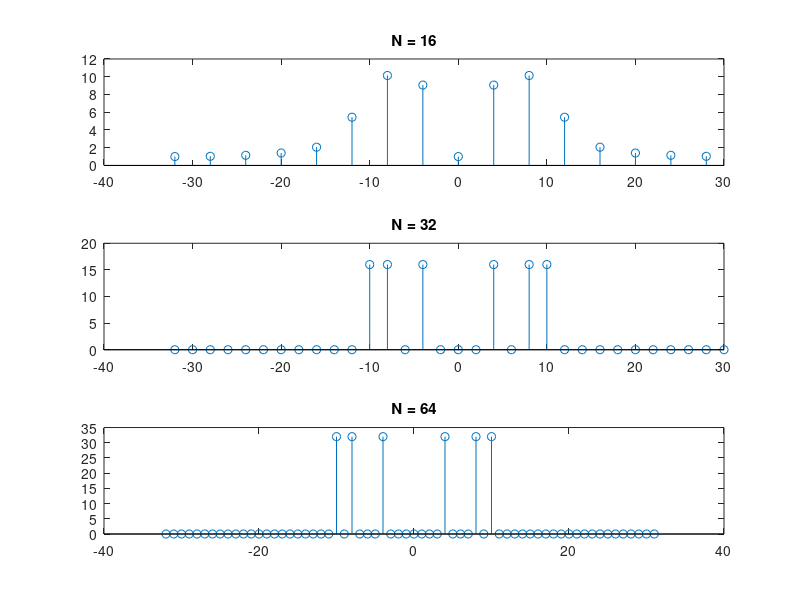

Write the MATLAB code that produced this figure.
% Clear the workspace and command window
clear
clc

% Sampling frequency
fs = 64;

% Define the range of n
n = -1024:1024;

% Generate the signal xn as a sum of three cosine waves
xn = cos(8*pi*n/fs) + cos(16*pi*n/fs) + cos(20*pi*n/fs);

% Define the different values of N for the FFT
N_values = [16, 32, 64];

% Loop over each value of N
for i = 1:length(N_values)
    N = N_values(i); % Current FFT length
    Xk = fft(xn, N); % Compute the N-point FFT of the signal
    Xk = fftshift(Xk); % Shift zero frequency component to the center
    F = fs/N; % Frequency resolution
    subplot(3,1,i); % Create a subplot for each N
    stem((-N/2:N/2-1)*F, abs(Xk)); % Plot the magnitude of the FFT
    title(['N = ', num2str(N)]); % Title indicating the value of N
end
